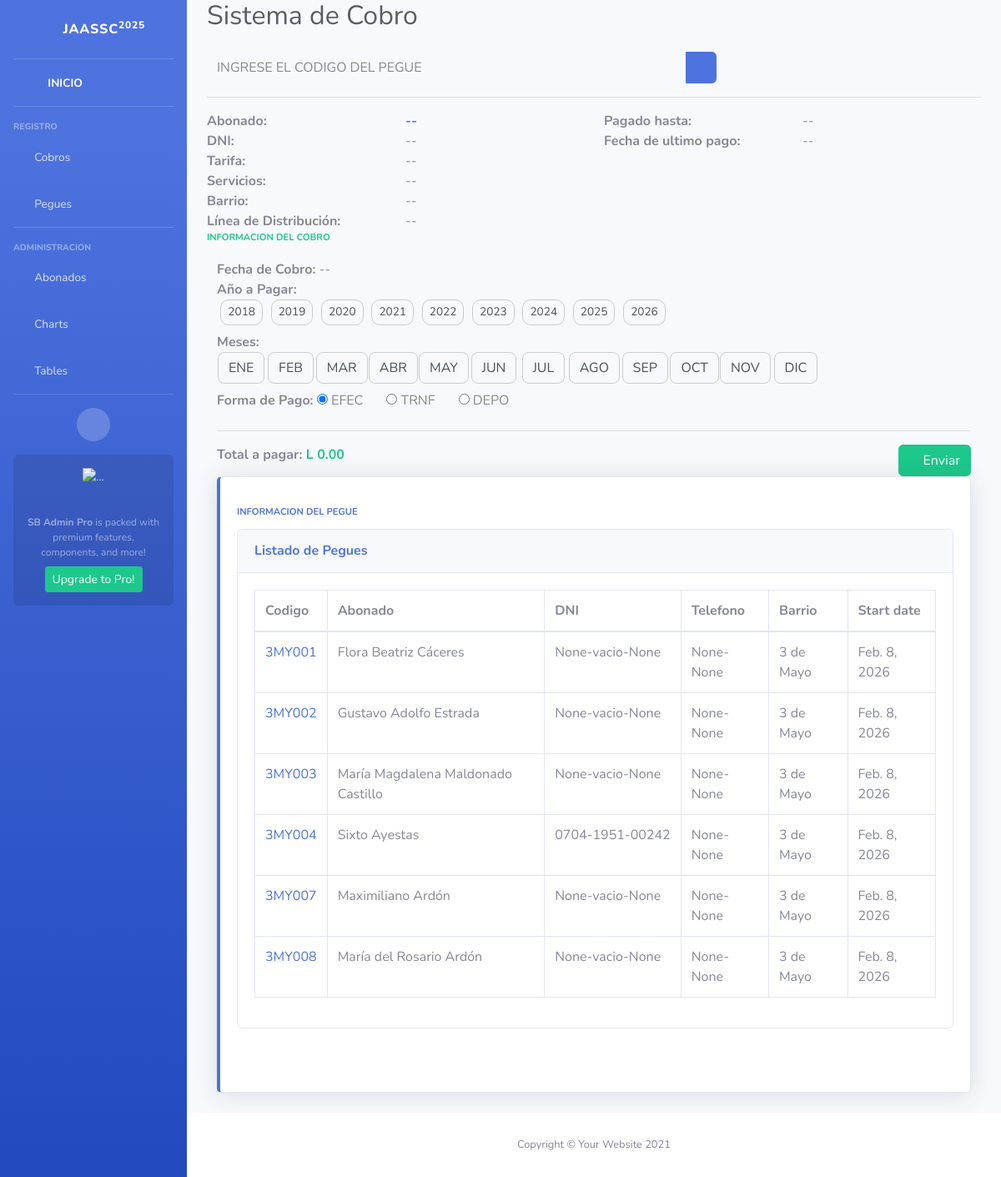
Screenshot of /cobros/cobro/ with the database file from the repository.
### pegues/models.py (models this page shows, shortened)
class Pegue(models.Model):
    codigo_pegue = models.CharField(max_length=6, unique=True)
    abonado = models.ForeignKey(Abonado, on_delete=models.CASCADE, related_name="pegues")
    barrio = models.ForeignKey(Barrio, on_delete=models.PROTECT, related_name="abonados")
    linea_distribucion = models.ForeignKey(LineaDistribucion,on_delete=models.PROTECT, related_name="abonados", blank=True, null=True)
    estado = models.CharField(choices=[('HAB', 'Habilitada'), ('INH', 'Inhabilitada'), ('CRT', 'Cortada')], max_length=10, default='HAB')
    tipo = models.CharField(choices=[('VIV', 'Vivienda'), ('COR', 'Corral'), ('SOL', 'Solar'), ('COM', 'Comercio')], max_length=10, default='VIV')
    servicios = models.ManyToManyField(Servicio, related_name="abonados")
    fecha_instalacion = models.DateField(auto_now_add=True)

### abonados/models.py (models this page shows, shortened)
class Abonado(models.Model):
    nombre = models.CharField(max_length=100)
    dni = models.CharField(max_length=13, unique=True, blank=True, null=True, default="")
    telefono = models.CharField(max_length=8, blank=True, null=True)

### barrios/models.py (models this page shows, shortened)
class Barrio(models.Model):
    nombre = models.CharField(max_length=100, unique=True)
    descripcion = models.TextField(blank=True, null=True)
    class Meta:
        ordering = ["nombre"]

### cobros/views.py (the view)
# urls.py: path("cobro/", views.cobro, name="cobro"),
def cobro(request):
    pegues = Pegue.objects.all().select_related('abonado')
    anios = [2018, 2019, 2020, 2021, 2022, 2023, 2024, 2025, 2026]
    print(meses)
    return render(request, "cobros/cobro.html", {"anios": anios, "meses": meses, "pegues": pegues})

### cobros/templates/cobros/cobro.html (shortened to what this page needs)
{% extends "base.html" %}
{% load static %}
{% block content %}
    <div class="row">
        <div class="col-8">
            <div class="input-group">
                <input id="input-buscar-pegue" type="text"
                    class="text-uppercase form-control bg-light border-0 small"
                    placeholder="Ingrese el codigo del pegue" id="search-pegue" aria-label="Search"
                    aria-describedby="basic-addon2">
                <div class="input-group-append">
                    <button class="btn btn-primary" id="buscar-pegue" type="button">
                        <i class="fas fa-check fa-sm"></i>
                    </button>
                </div>
            </div>
        </div>
    </div>
    <hr>
    <div class="row">
        <div class="col">
            <strong>Abonado: </strong><br>
            <strong>DNI: </strong><br>
            <strong>Tarifa: </strong><br>
            <strong>Servicios: </strong><br>
            <strong>Barrio: </strong><br>
            <strong>Línea de Distribución: </strong><br>
        </div>
        <div class="col">
            <span class="font-weight-bold text-primary mb-1" id="abonado-info">--</span><br>
            <span class="mb-1" id="dni-info">--</span><br>
            <span class="mb-1" id="tarifa-info">--</span><br>
            <span class="mb-1" id="servicios-info">--</span><br>
            <span class="mb-3" id="barrio-info">--</span><br>
            <span class="mb-1"  id="linea-distribucion-info">--</span>
        </div>
        <div class="col">
            <strong>Pagado hasta: </strong><br>
            <strong>Fecha de ultimo pago: </strong><br>
        </div>
        <div class="col">
            <span class="mb-1" id="ultimo-pago-info">--</span><br>
            <span class="mb-1" id="fecha-ultimo-pago-info">--</span>
        </div>
    </div>
    <div class="row">
        <div class="col mr-2">
            <div class="text-xs font-weight-bold text-success text-uppercase mb-1">
                Informacion del Cobro
            </div>
        </div>
        <div class="col-auto">
            <i class="fas fa-dollar-sign fa-2x text-gray-300"></i>
        </div>
    </div>
    <div class="col">
        <form id="envioDatos" action="{% url "registrar_pago" %}" method="POST">
            <strong>Fecha de Cobro: </strong>
            <span class="mb-1" id="fecha-cobro-info" name="fecha-cobro-info">--</span><br>
            <strong>Año a Pagar: </strong>
            <div class="grid-container">
                {% for anio in anios %}
                <div class="grid-item">
                    <label for="{{anio}}" class="custom-radio-label">{{anio}}</label>
                </div>
                {% endfor %}
            </div>
            <strong>Meses: </strong>
            <div class="grid-container">
                {% for numero, abreviatura in meses %}
                <div class="grid-item">
                    <label for="{{numero}}" class="custom-checkbox-label">{{abreviatura}}</label>
                </div>
                {% endfor %}
            </div>
            <strong>Forma de Pago: </strong>
            <input type="radio" name="forma-cobro" id="EFEC" value="EFEC" checked required>
            <label class="mr-4" for="EFEC">EFEC</label>
            <input type="radio" name="forma-cobro" id="TRNF" value="TRNF" required>
            <label class="mr-4" for="TRNF">TRNF</label>
            <input type="radio" name="forma-cobro" id="DEPO" value="DEPO" required>
            <label for="DEPO">DEPO</label>
            <hr>
            <div class="row">
                <div class="col text-left mr-2">
                    <strong>Total a pagar: </strong>
                    <span class="font-weight-bold text-xl text-success mb-1" id="display-total-pagar">L 0.00</span>
                </div>
                <div class="col text-right">
                    <button class="btn btn-success" type="submit"><spam class="fa fa-check"></spam> Enviar </button>
                </div>
            </div>
        </form>
    </div>
    <div class="col-xl col-md-12 mb-4">
        <div class="card border-left-primary shadow h-100 py-2">
            <div class="card-body">
                <div class="row no-gutters align-items-center">
                    <div class="col mr-2">
                        <div class="text-xs font-weight-bold text-primary text-uppercase mb-1">
                            Informacion del Pegue</div>
                    </div>
                    <div class="col-auto">
                        <i class="fas fa-faucet fa-2x text-gray-300"></i>
                    </div>
                </div>
                <div class="card  mb-4">
                    <div class="card-header py-3">
                        <h6 class="m-0 font-weight-bold text-primary">Listado de Pegues</h6>
                    </div>
                    <div class="card-body">
                        <div class="table-responsive">
                            <table class="table table-bordered" id="dataTable" cellspacing="0">
                                <thead>
                                    <tr>
                                        <th>Codigo</th>
                                        <th>Abonado</th>
                                        <th>DNI</th>
                                        <th>Telefono</th>
                                        <th>Barrio</th>
                                        <th>Start date</th>
                                    </tr>
                                </thead>
                                <tbody>
                                    {% for a in pegues %}
                                    <tr>
                                        <td >
                                            <a href="#" class="link_abonado" id="{{a.codigo_pegue}}">{{ a.codigo_pegue }}</a>
                                        </td>
                                        <td>{{ a.abonado.nombre }}</td>
                                        <td>{{ a.abonado.dni|slice:":4"}}-{{ a.abonado.dni|slice:"4:8"|default:"vacio" }}-{{a.abonado.dni|slice:"8:" }}</td>
                                        <td>{{ a.abonado.telefono|slice:":4" }}-{{a.abonado.telefono|slice:"4:8"}}</td>
                                        <td>{{ a.barrio.nombre }}</td>
                                        <td>{{ a.fecha_instalacion }}</td>
                                    </tr>
                                    {% endfor %}
                                </tbody>
                            </table>
                        </div>
                    </div>
                </div><br>
            </div>
        </div>
    </div>
{% endblock %}

### static/css/custom-styles.css (style rules this page uses)
@media (min-width: 992px) { .table-responsive { overflow-x: visible !important; overflow: visible !important; } }
.custom-radio-label { display: inline-block; padding: 4px 8px; border: 1px solid #ccc; border-radius: 10px; cursor: pointer; background-color: #f8f9fc; color: #495057; transition: all 0.2s ease; user-select: none; font-size: 0.85rem; }
.custom-checkbox-label { display: inline-block; padding: 6px 12px; border: 1px solid #ccc; border-radius: 8px; cursor: pointer; background-color: #f8f9fc; color: #495057; transition: all 0.2s ease; user-select: none; white-space: nowrap; }

### cobros/templates/cobros/cobro.html (style rules this page uses)
.grid-container { display: grid; grid-template-columns: repeat(12, 1fr); gap: 1px; width: 80%; }
.grid-item { text-align: center; align-items: right; gap: 1px; }

### rows the page displays
Pegue: codigo_pegue "3MY001", abonado.nombre "Flora Beatriz Cáceres", abonado.dni "None", abonado.dni "vacio", abonado.telefono "None", barrio.nombre "3 de Mayo", fecha_instalacion "Feb. 8, 2026"
Pegue: codigo_pegue "3MY002", abonado.nombre "Gustavo Adolfo Estrada", abonado.dni "None", abonado.dni "vacio", abonado.telefono "None", barrio.nombre "3 de Mayo", fecha_instalacion "Feb. 8, 2026"
Pegue: codigo_pegue "3MY003", abonado.nombre "María Magdalena Maldonado Castillo", abonado.dni "None", abonado.dni "vacio", abonado.telefono "None", barrio.nombre "3 de Mayo", fecha_instalacion "Feb. 8, 2026"
Pegue: codigo_pegue "3MY004", abonado.nombre "Sixto Ayestas", abonado.dni "0704", abonado.dni "1951", abonado.dni "00242", abonado.telefono "None", barrio.nombre "3 de Mayo", fecha_instalacion "Feb. 8, 2026"
Pegue: codigo_pegue "3MY007", abonado.nombre "Maximiliano Ardón", abonado.dni "None", abonado.dni "vacio", abonado.telefono "None", barrio.nombre "3 de Mayo", fecha_instalacion "Feb. 8, 2026"
Pegue: codigo_pegue "3MY008", abonado.nombre "María del Rosario Ardón", abonado.dni "None", abonado.dni "vacio", abonado.telefono "None", barrio.nombre "3 de Mayo", fecha_instalacion "Feb. 8, 2026"

### other values shown
{{ anio }} "2018" "2019" "2020" "2021" "2022" "2023" "2024" "2025" "2026"
{{ abreviatura }} "ENE" "FEB" "MAR" "ABR" "MAY" "JUN" "JUL" "AGO" "SEP" "OCT" "NOV" "DIC"
